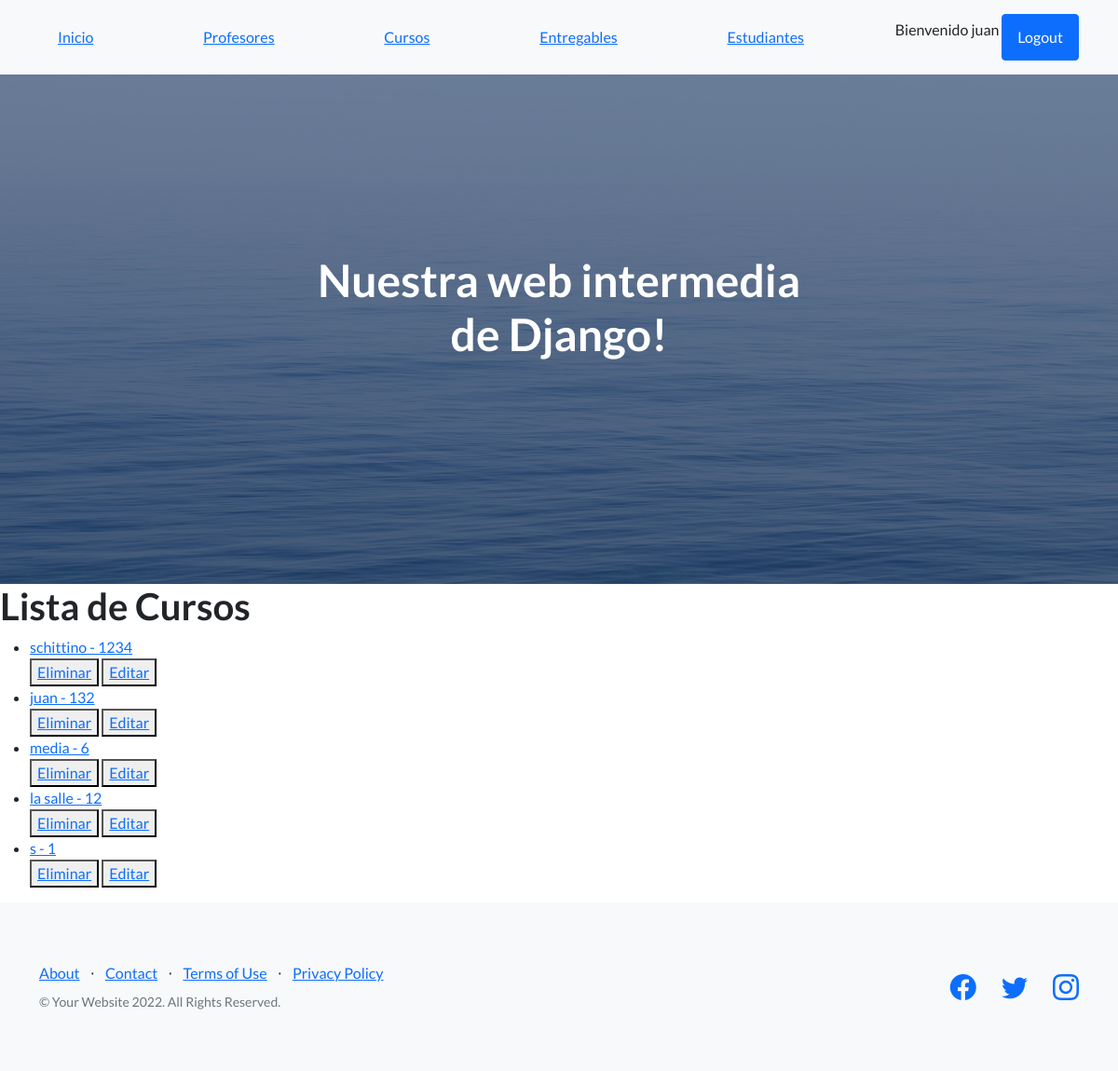
Screenshot of /app-coder/listaCursos (signed in) with the database file from the repository.
### AppCoder/models.py (models this page shows)
class Curso(models.Model):
    nombre = models.CharField( max_length=50)
    camada = models.IntegerField()
    def __str__(self):
        return f"{self.nombre} - {self.camada}"

### AppCoder/views.py (the view)
# urls.py: path("listaCursos", CursoList.as_view(),name="ListaCursos"),
class CursoList(LoginRequiredMixin,ListView):
    model = Curso
    template_name = "curso_list.html"
    context_object_name = "cursos"

### AppCoder/Template/curso_list.html
{% extends 'padre.html' %}
{% load static %}
{% block contenidoQueCambia %}
    <h1>Lista de Cursos</h1>
    <ul>
        {% for curso  in cursos %}
            <li>
                <a href="{% url "DetalleCurso" curso.id %}">
                    {{curso}}
                </a>
            </li>
            <div>
                <button>
                    <a href="{% url "EliminaCurso" curso.id %}">Eliminar</a>
                </button>
                <button>
                    <a href="{% url "ActualizaCurso" curso.id %}">Editar</a>
                </button>
            </div>
        {% endfor %}
    </ul>
{% endblock contenidoQueCambia %}

### AppCoder/Template/padre.html (shortened to what this page needs)
<!DOCTYPE html>
<html lang="en">
    <head>
        {% load static %}
        <link href="https://cdn.jsdelivr.net/npm/bootstrap-icons@1.5.0/font/bootstrap-icons.css" rel="stylesheet" type="text/css" />
        <link href="{% static 'css/styles.css' %}" rel="stylesheet" />
        <link href="{% static 'css/misestilos.css' %}" rel="stylesheet" />
    </head>
    <body>
        <nav class="navbar navbar-light bg-light static-top">
            <div class="container">
                <a class="navbar-brand1" href="#!">Inicio</a>
                <a class="navbar-brand2" href="{% url "Profesores" %}">Profesores</a>
                <a class="navbar-brand3" href="{% url "Cursos" %}">Cursos</a>
                <a class="navbar-brand4" href="{% url "Entregables" %}">Entregables</a>
                <a class="navbar-brand5" href="{% url "Estudiantes" %}">Estudiantes</a>
                {% if user.is_authenticated %}
                    <p>Bienvenido {{user.username}}  </p>
                    <a class="btn btn-primary" href="{% url "Logout" %}">Logout</a>
                {% else %}
                <a class="btn btn-primary" href="{% url "Login" %}">Login</a>
                {% endif %}
            </div>
        </nav>
        <header class="masthead">
            <div class="container position-relative">
                <div class="row justify-content-center">
                    <div class="col-xl-6">
                        <div class="text-center text-white">
                            <h1 class="mb-5">Nuestra web intermedia de Django!</h1>
                        </div>
                    </div>
                </div>
            </div>
        </header>
        {% block contenidoQueCambia %}
        {% endblock contenidoQueCambia %}
        <footer class="footer bg-light">
            <div class="container">
                <div class="row">
                    <div class="col-lg-6 h-100 text-center text-lg-start my-auto">
                        <ul class="list-inline mb-2">
                            <li class="list-inline-item"><a href="#!">About</a></li>
                            <li class="list-inline-item">⋅</li>
                            <li class="list-inline-item"><a href="#!">Contact</a></li>
                            <li class="list-inline-item">⋅</li>
                            <li class="list-inline-item"><a href="#!">Terms of Use</a></li>
                            <li class="list-inline-item">⋅</li>
                            <li class="list-inline-item"><a href="#!">Privacy Policy</a></li>
                        </ul>
                        <p class="text-muted small mb-4 mb-lg-0">&copy; Your Website 2022. All Rights Reserved.</p>
                    </div>
                    <div class="col-lg-6 h-100 text-center text-lg-end my-auto">
                        <ul class="list-inline mb-0">
                            <li class="list-inline-item me-4">
                                <a href="#!"><i class="bi-facebook fs-3"></i></a>
                            </li>
                            <li class="list-inline-item me-4">
                                <a href="#!"><i class="bi-twitter fs-3"></i></a>
                            </li>
                            <li class="list-inline-item">
                                <a href="#!"><i class="bi-instagram fs-3"></i></a>
                            </li>
                        </ul>
                    </div>
                </div>
            </div>
        </footer>
    </body>
</html>

### AppCoder/static/css/misestilos.css (style rules this page uses)
.navbar-brand1 { margin-right: 75px; padding: 20px; border-radius: 5px; }
.navbar-brand2 { margin-right: 75px; padding: 20px; border-radius: 5px; }
.navbar-brand3 { margin-right: 75px; padding: 20px; border-radius: 5px; }
.navbar-brand4 { margin-right: 75px; padding: 20px; border-radius: 5px; }
.navbar-brand5 { margin-right: 75px; padding: 20px; border-radius: 5px; }

### rows the page displays
Curso: nombre+camada "schittino - 1234"
Curso: nombre+camada "juan - 132"
Curso: nombre+camada "media - 6"
Curso: nombre+camada "la salle - 12"
Curso: nombre+camada "s - 1"

### other values shown
{{ user.username }} "juan"
